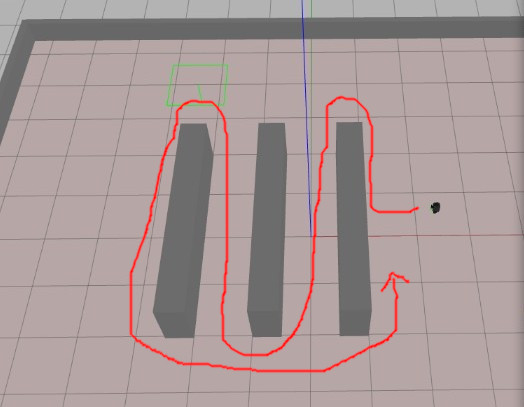
#> input picture paredes.jpeg, 524 x 407 px
$ python -i biblioteca2.py   (imports and definitions only)
#> lines starting #> are read from the running program, lines starting #| are printed output that depends on the picture; after the words box and inside, x2 and y2 are one past the last pixel; in counts of white or black regions, pixels touching at a corner belong together
#> further down, picture is the input picture: shape (407, 524, 3); mean B, G, R 153.2, 153.4, 169.3
#!/usr/bin/python
# -*- coding: utf-8 -*-

import cv2
import numpy as np
import math

import biblioteca

def segmenta_linha_azul(bgr):
    """Não mude ou renomeie esta função
        deve receber uma imagem e segmentar as faixas brancas
    """
    hsv = cv2.cvtColor(bgr, cv2.COLOR_BGR2HSV)
#> hsv: shape (407, 524, 3); mean H, S, V 15.8, 22.5, 169.6
    mini = (210//2, 50, 50)
    maxi = (260//2, 255, 255)
    mask = cv2.inRange(hsv, mini, maxi)
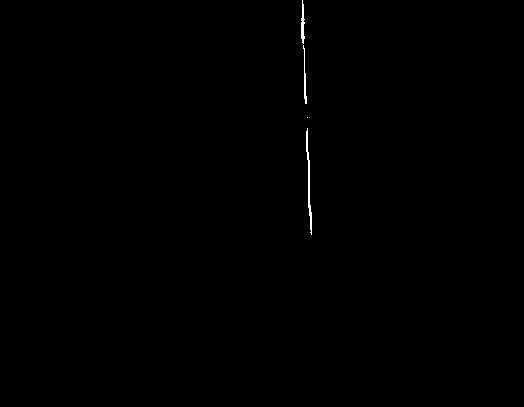
#> mask: shape (407, 524); 0.2% white in thin lines or dots, all inside (x1, y1, x2, y2) = (301, 0, 312, 235)
    mask = cv2.morphologyEx(mask,cv2.MORPH_OPEN, np.ones((3,3),dtype=np.uint8))
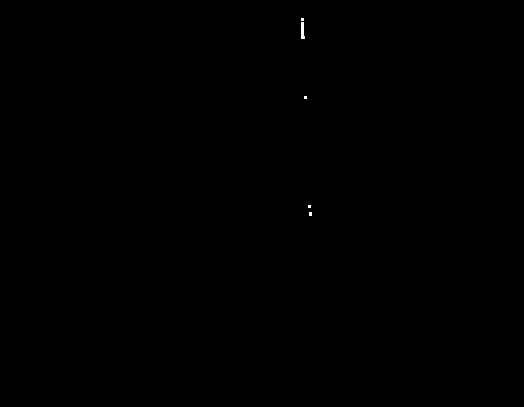
#> mask: shape (407, 524); 0.04% white; 5 white regions (4 under 20 px), largest, box (x1, y1, x2, y2) and area: (301, 22, 305, 39) 54
    mask = cv2.morphologyEx(mask,cv2.MORPH_CLOSE, np.ones((3,3),dtype=np.uint8))
#> mask: shape (407, 524); 0.05% white; 4 white regions (3 under 20 px), largest, box (x1, y1, x2, y2) and area: (301, 18, 305, 39) 66

    return mask

# [91 lines left out: functions estimar_linha_nas_faixas, calcular_equacao_das_retas, calcular_ponto_de_fuga, not called in this run]


# [6 lines not run here, left out]

>>> import cv2
>>> picture = cv2.imread('../paredes.jpeg')
>>> result = segmenta_linha_azul(picture)
